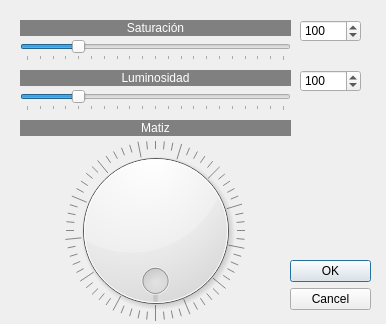
<?xml version="1.0" encoding="UTF-8"?>
<ui version="4.0">
 <class>MatSatLum</class>
 <widget class="QDialog" name="MatSatLum">
  <property name="geometry">
   <rect>
    <x>0</x>
    <y>0</y>
    <width>386</width>
    <height>324</height>
   </rect>
  </property>
  <property name="windowTitle">
   <string>Ajuste de matiz/saturación/luminosidad</string>
  </property>
  <widget class="QDialogButtonBox" name="buttonBox">
   <property name="geometry">
    <rect>
     <x>290</x>
     <y>260</y>
     <width>81</width>
     <height>51</height>
    </rect>
   </property>
   <property name="orientation">
    <enum>Qt::Vertical</enum>
   </property>
   <property name="standardButtons">
    <set>QDialogButtonBox::Cancel|QDialogButtonBox::Ok</set>
   </property>
  </widget>
  <widget class="QLabel" name="label">
   <property name="geometry">
    <rect>
     <x>20</x>
     <y>20</y>
     <width>271</width>
     <height>16</height>
    </rect>
   </property>
   <property name="styleSheet">
    <string notr="true">background-color: rgb(128, 128, 128);
color: rgb(255, 255, 255);</string>
   </property>
   <property name="text">
    <string>Saturación</string>
   </property>
   <property name="alignment">
    <set>Qt::AlignCenter</set>
   </property>
  </widget>
  <widget class="QLabel" name="label_2">
   <property name="geometry">
    <rect>
     <x>20</x>
     <y>70</y>
     <width>271</width>
     <height>16</height>
    </rect>
   </property>
   <property name="styleSheet">
    <string notr="true">background-color: rgb(128, 128, 128);
color: rgb(255, 255, 255);</string>
   </property>
   <property name="text">
    <string>Luminosidad</string>
   </property>
   <property name="alignment">
    <set>Qt::AlignCenter</set>
   </property>
  </widget>
  <widget class="QSlider" name="horizontalSlider">
   <property name="geometry">
    <rect>
     <x>20</x>
     <y>40</y>
     <width>271</width>
     <height>21</height>
    </rect>
   </property>
   <property name="minimum">
    <number>0</number>
   </property>
   <property name="maximum">
    <number>500</number>
   </property>
   <property name="pageStep">
    <number>16</number>
   </property>
   <property name="value">
    <number>100</number>
   </property>
   <property name="orientation">
    <enum>Qt::Horizontal</enum>
   </property>
   <property name="tickPosition">
    <enum>QSlider::TicksBelow</enum>
   </property>
   <property name="tickInterval">
    <number>25</number>
   </property>
  </widget>
  <widget class="QSpinBox" name="spinBox_2">
   <property name="geometry">
    <rect>
     <x>300</x>
     <y>70</y>
     <width>61</width>
     <height>22</height>
    </rect>
   </property>
   <property name="minimum">
    <number>0</number>
   </property>
   <property name="maximum">
    <number>500</number>
   </property>
   <property name="value">
    <number>100</number>
   </property>
  </widget>
  <widget class="QSlider" name="horizontalSlider_2">
   <property name="geometry">
    <rect>
     <x>20</x>
     <y>90</y>
     <width>271</width>
     <height>21</height>
    </rect>
   </property>
   <property name="minimum">
    <number>0</number>
   </property>
   <property name="maximum">
    <number>500</number>
   </property>
   <property name="value">
    <number>100</number>
   </property>
   <property name="orientation">
    <enum>Qt::Horizontal</enum>
   </property>
   <property name="tickPosition">
    <enum>QSlider::TicksBelow</enum>
   </property>
   <property name="tickInterval">
    <number>25</number>
   </property>
  </widget>
  <widget class="QSpinBox" name="spinBox">
   <property name="geometry">
    <rect>
     <x>300</x>
     <y>20</y>
     <width>61</width>
     <height>22</height>
    </rect>
   </property>
   <property name="minimum">
    <number>0</number>
   </property>
   <property name="maximum">
    <number>500</number>
   </property>
   <property name="value">
    <number>100</number>
   </property>
  </widget>
  <widget class="QLabel" name="label_3">
   <property name="geometry">
    <rect>
     <x>20</x>
     <y>120</y>
     <width>271</width>
     <height>16</height>
    </rect>
   </property>
   <property name="styleSheet">
    <string notr="true">background-color: rgb(128, 128, 128);
color: rgb(255, 255, 255);</string>
   </property>
   <property name="text">
    <string>Matiz</string>
   </property>
   <property name="alignment">
    <set>Qt::AlignCenter</set>
   </property>
  </widget>
  <widget class="QDial" name="dial">
   <property name="geometry">
    <rect>
     <x>0</x>
     <y>140</y>
     <width>311</width>
     <height>181</height>
    </rect>
   </property>
   <property name="maximum">
    <number>255</number>
   </property>
   <property name="value">
    <number>0</number>
   </property>
   <property name="wrapping">
    <bool>true</bool>
   </property>
   <property name="notchTarget">
    <double>4.000000000000000</double>
   </property>
   <property name="notchesVisible">
    <bool>true</bool>
   </property>
  </widget>
 </widget>
 <resources/>
 <connections>
  <connection>
   <sender>buttonBox</sender>
   <signal>accepted()</signal>
   <receiver>MatSatLum</receiver>
   <slot>accept()</slot>
   <hints>
    <hint type="sourcelabel">
     <x>248</x>
     <y>254</y>
    </hint>
    <hint type="destinationlabel">
     <x>157</x>
     <y>274</y>
    </hint>
   </hints>
  </connection>
  <connection>
   <sender>buttonBox</sender>
   <signal>rejected()</signal>
   <receiver>MatSatLum</receiver>
   <slot>reject()</slot>
   <hints>
    <hint type="sourcelabel">
     <x>316</x>
     <y>260</y>
    </hint>
    <hint type="destinationlabel">
     <x>286</x>
     <y>274</y>
    </hint>
   </hints>
  </connection>
 </connections>
</ui>
